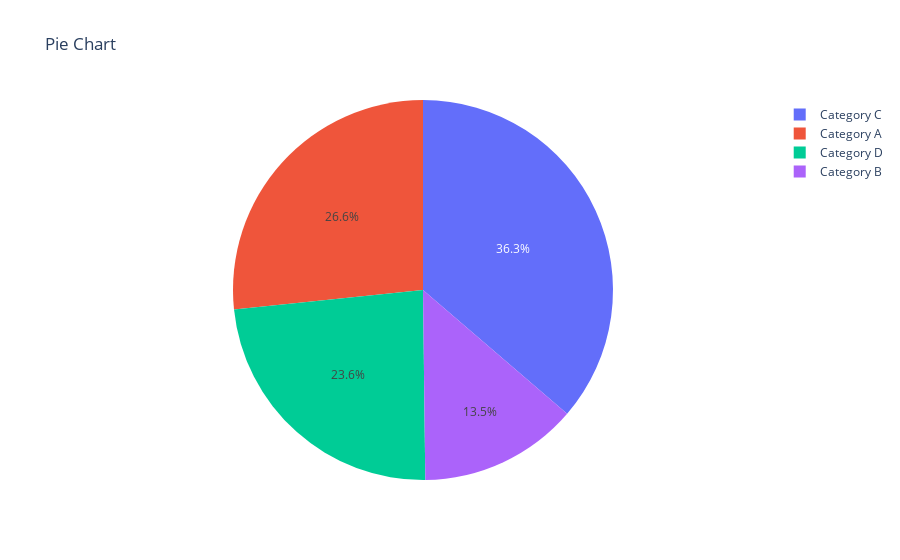

Here is the notebook cell this chart was saved with:
### Markdown cell above
8. pie

### Code cell
import pandas as pd
categories = ['Category A', 'Category B', 'Category C', 'Category D']
values = np.random.randint(1, 100, size=len(categories))
data = pd.DataFrame({'Categories': categories, 'Values': values})

# Create a pie chart
fig = px.pie(data, values='Values', names='Categories', title='Pie Chart')
fig

### Figure 1 — Plotly figure (JSON) as saved in the notebook; plotly's stock layout.template omitted (floating-point values rounded to 4 significant figures)
{"data": [{"domain": {"x": [0, 1], "y": [0, 1]}, "hovertemplate": "Categories=%{label}<br>Values=%{value}<extra></extra>", "labels": ["Category A", "Category B", "Category C", "Category D"], "legendgroup": "", "name": "", "showlegend": true, "type": "pie", "values": [69, 35, 94, 61]}], "layout": {"legend": {"tracegroupgap": 0}, "title": {"text": "Pie Chart"}}}
